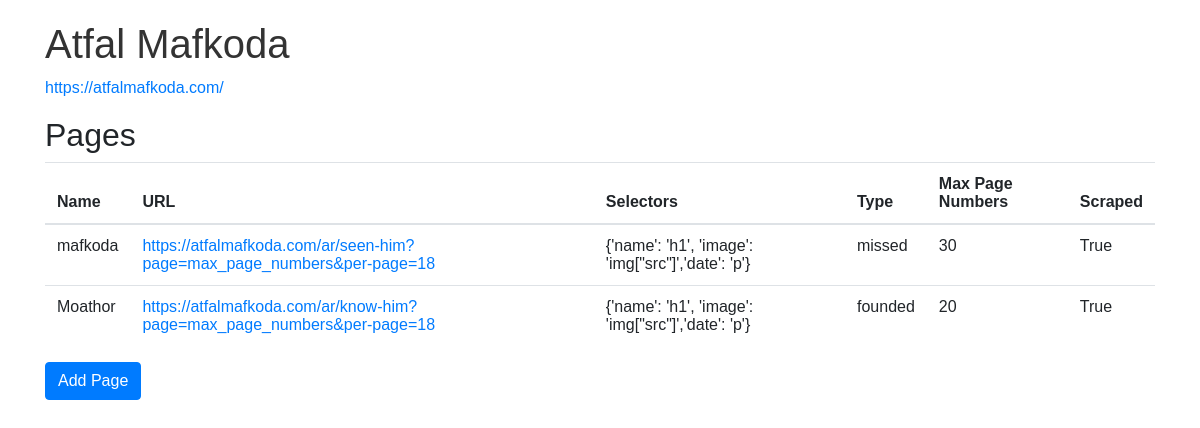
The page /source/1 on the database its author committed.
### models.py (models this page shows, shortened)
class Source(Base):
    __tablename__ = 'source'
    id = Column(Integer, primary_key=True)
    name = Column(String(100), nullable=False)
    url = Column(String(200), nullable=False)
    created_at = Column(DateTime, default=datetime.utcnow)
    pages = relationship('SourcePage', backref='source', lazy=True)
    scraped_persons = relationship('ScrapedPerson', backref='source', lazy=True)

class SourcePage(Base):
    __tablename__ = 'source_page'
    id = Column(Integer, primary_key=True)
    name = Column(String(100), nullable=False)
    url = Column(String(200), nullable=False)
    selectors = Column(String, nullable=False)
    scraped = Column(Boolean, default=False)
    type = Column(String,nullable=False)
    max_page_numbers = Column(Integer, nullable=True)
    created_at = Column(DateTime, default=datetime.utcnow)
    source_id = Column(Integer, ForeignKey('source.id'), nullable=False)

### scraping.py (the view)
@scrap_app.route('/source/<int:source_id>', methods=['GET'])
def source(source_id):
    source = session.query(Source).get(source_id)
    pages=source.pages
    return render_template('source.html', source=source, pages=pages)

### templates/source.html (shortened to what this page needs)
<html>
<head>
  <link rel="stylesheet" href="https://maxcdn.bootstrapcdn.com/bootstrap/4.0.0/css/bootstrap.min.css">
</head>
<body>
  <div class="container">
    <h1>{{ source.name }}</h1>
    <p><a href="{{ source.url }}" target="_blank">{{ source.url }}</a></p>
    <h2>Pages</h2>
    <table class="table">
      <thead>
        <tr>
          <th>Name</th>
          <th>URL</th>
          <th>Selectors</th>
          <th>Type</th>
          <th>Max Page Numbers</th>
          <th>Scraped</th>
        </tr>
      </thead>
      <tbody>
        {% for page in pages %}
          <tr>
            <td>{{ page.name }}</td>
            <td><a href="{{ page.url }}" target="_blank">{{ page.url }}</a></td>
            <td>{{ page.selectors }}</td>
            <td>{{ page.type }}</td>
            <td>{{ page.max_page_numbers }}</td>
            <td>{{ page.scraped }}</td>
          </tr>
        {% endfor %}
      </tbody>
    </table>
    <a href="{{ url_for('scrap.add_page', source_id=source.id) }}" class="btn btn-primary">Add Page</a>
  </div>
</body>
</html>

### templates/source.html (style rules this page uses)
body { font-family: Arial, sans-serif; padding: 20px; }
h1 { color: #333; }

### rows shown on the page
Source: name "Atfal Mafkoda", url "https://atfalmafkoda.com/"
SourcePage: name "mafkoda", url "https://atfalmafkoda.com/ar/seen-him?page=max_page_numbers&per-page=18", selectors "{'name': 'h1', 'image': 'img[\"src\"]','date': 'p'}", type "missed", max_page_numbers "30", scraped "True"
SourcePage: name "Moathor", url "https://atfalmafkoda.com/ar/know-him?page=max_page_numbers&per-page=18", selectors "{'name': 'h1', 'image': 'img[\"src\"]','date': 'p'}", type "founded", max_page_numbers "20", scraped "True"
